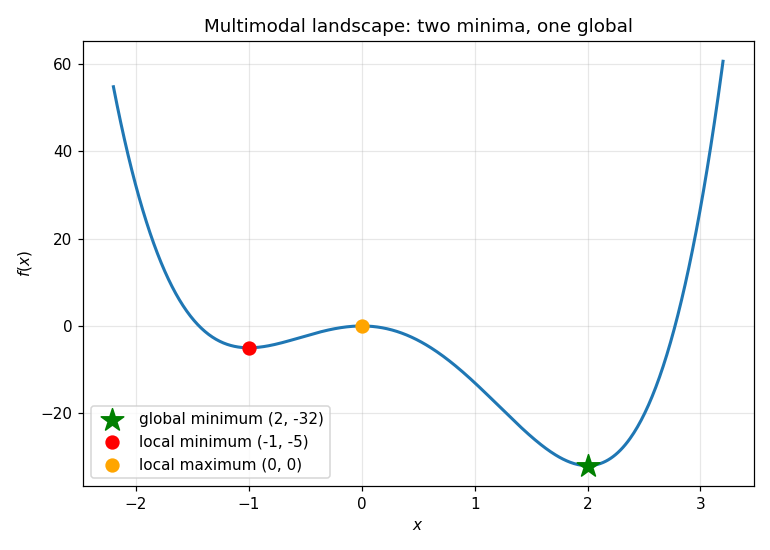

Generate this figure with Python:
import numpy as np
import matplotlib.pyplot as plt


def global_optimization_landscape():
    x = np.linspace(-2.2, 3.2, 500)
    f = 3 * x**4 - 4 * x**3 - 12 * x**2
    plt.figure(figsize=(7, 5))
    plt.plot(x, f, linewidth=2)
    plt.scatter([2], [-32], color="green", marker="*", s=240, zorder=4, label="global minimum (2, -32)")
    plt.scatter([-1], [-5], color="red", s=70, zorder=3, label="local minimum (-1, -5)")
    plt.scatter([0], [0], color="orange", s=70, zorder=3, label="local maximum (0, 0)")
    plt.xlabel("$x$"); plt.ylabel("$f(x)$"); plt.title("Multimodal landscape: two minima, one global")
    plt.legend(); plt.grid(True, alpha=0.3); plt.tight_layout()
    return "030801_global_optimization_landscape"


global_optimization_landscape()
plt.savefig('030801_global_optimization_landscape.png', dpi=110)
